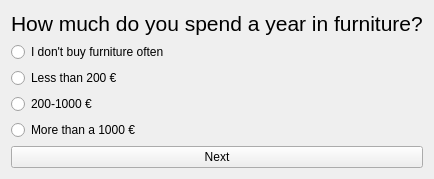
                <widget class="QWidget" name="tab_12">
                 <attribute name="title">
                  <string>Question 2</string>
                 </attribute>
                 <layout class="QGridLayout" name="gridLayout_5">
                  <item row="0" column="0">
                   <layout class="QVBoxLayout" name="verticalLayout_4">
                    <item>
                     <widget class="QLabel" name="label_16">
                      <property name="text">
                       <string>&lt;html&gt;&lt;head/&gt;&lt;body&gt;&lt;p&gt;&lt;span style=&quot; font-size:16pt;&quot;&gt;How much do you spend a year in furniture?&lt;/span&gt;&lt;/p&gt;&lt;/body&gt;&lt;/html&gt;</string>
                      </property>
                     </widget>
                    </item>
                    <item>
                     <widget class="QRadioButton" name="radioH2_1">
                      <property name="text">
                       <string>I don't buy furniture often</string>
                      </property>
                     </widget>
                    </item>
                    <item>
                     <widget class="QRadioButton" name="radioH2_2">
                      <property name="text">
                       <string>Less than 200 €</string>
                      </property>
                     </widget>
                    </item>
                    <item>
                     <widget class="QRadioButton" name="radioH2_3">
                      <property name="text">
                       <string>200-1000 €</string>
                      </property>
                     </widget>
                    </item>
                    <item>
                     <widget class="QRadioButton" name="radioH2_4">
                      <property name="text">
                       <string>More than a 1000 €</string>
                      </property>
                     </widget>
                    </item>
                    <item>
                     <widget class="QPushButton" name="buttonNextHousing2">
                      <property name="text">
                       <string>Next</string>
                      </property>
                     </widget>
                    </item>
                   </layout>
                  </item>
                 </layout>
                </widget>
